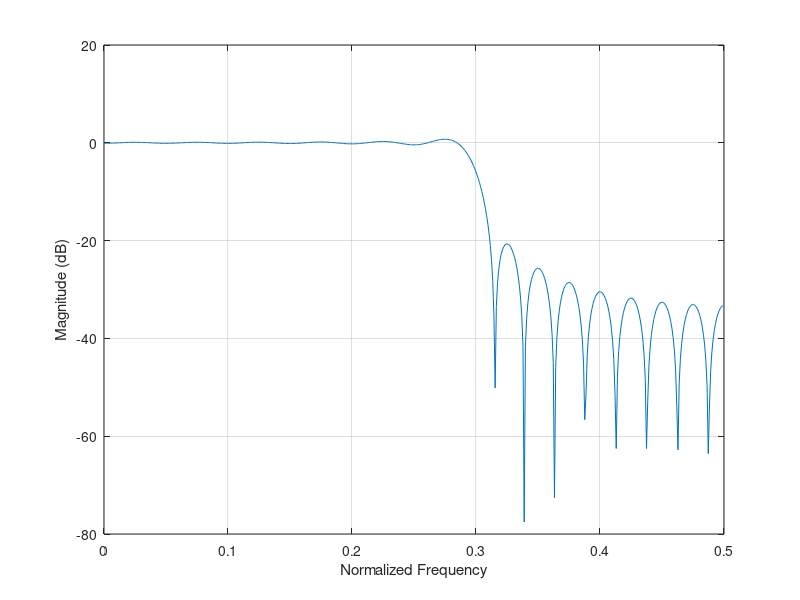
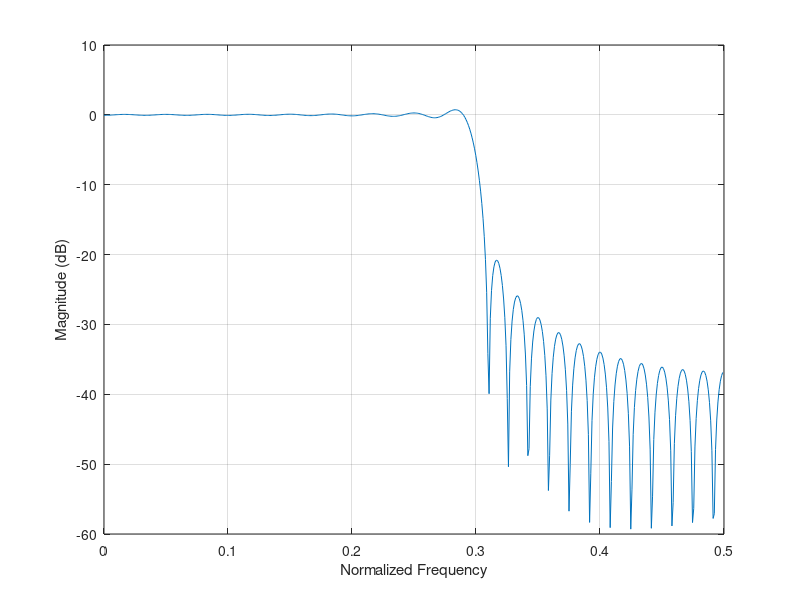
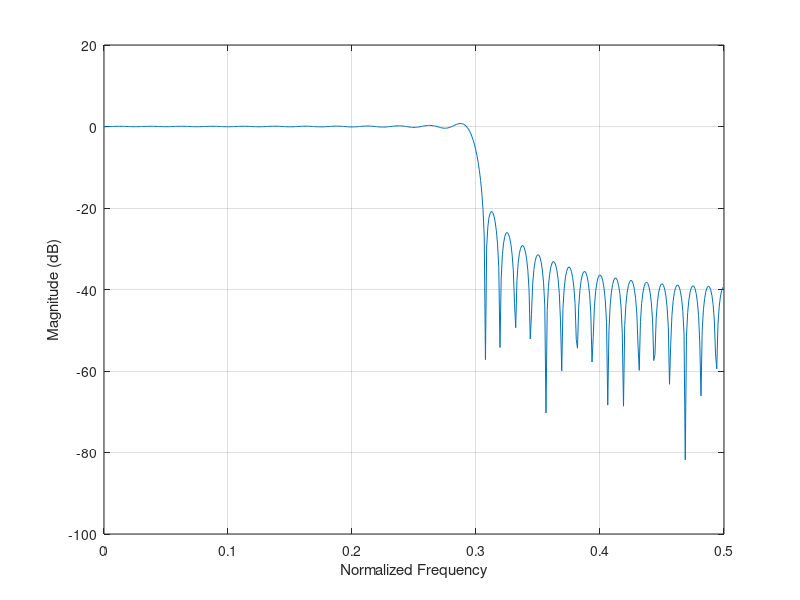

Write the MATLAB code that produced these figures, in order.
fc=0.3;
fs=0.5*2;
n=-20:1:20;
h=2*fc*sinc(n*2*fc);
%w=hamming(41);
%ht=w.*h';
[H,W]=freqz(h);
figure,plot(W/(2*pi),20*log10(abs(H)));
grid on;
xlabel('Normalized Frequency')
ylabel('Magnitude (dB)')
%the attenuation of the first oscillatory peak in the stopband is
%approximately 21 dB
%%
fc=0.3;
fs=0.5*2;
n=-30:1:30;
h=2*fc*sinc(n*2*fc);
%w=hamming(41);
%ht=w.*h';
[H,W]=freqz(h);
figure,plot(W/(2*pi),20*log10(abs(H)));
grid on;
xlabel('Normalized Frequency')
ylabel('Magnitude (dB)')
%the attenuation of the first oscillatory peak in the stopband is
%approximately same as the first one
%%
fc=0.3;
fs=0.5*2;
n=-40:1:40;
h=2*fc*sinc(n*2*fc);
%w=hamming(41);
%ht=w.*h';
[H,W]=freqz(h);
figure,plot(W/(2*pi),20*log10(abs(H)));
grid on;
xlabel('Normalized Frequency')
ylabel('Magnitude (dB)')
%the number of the attenuation increases but the amplitude of the fist
%osillatory peak hasn't changed.